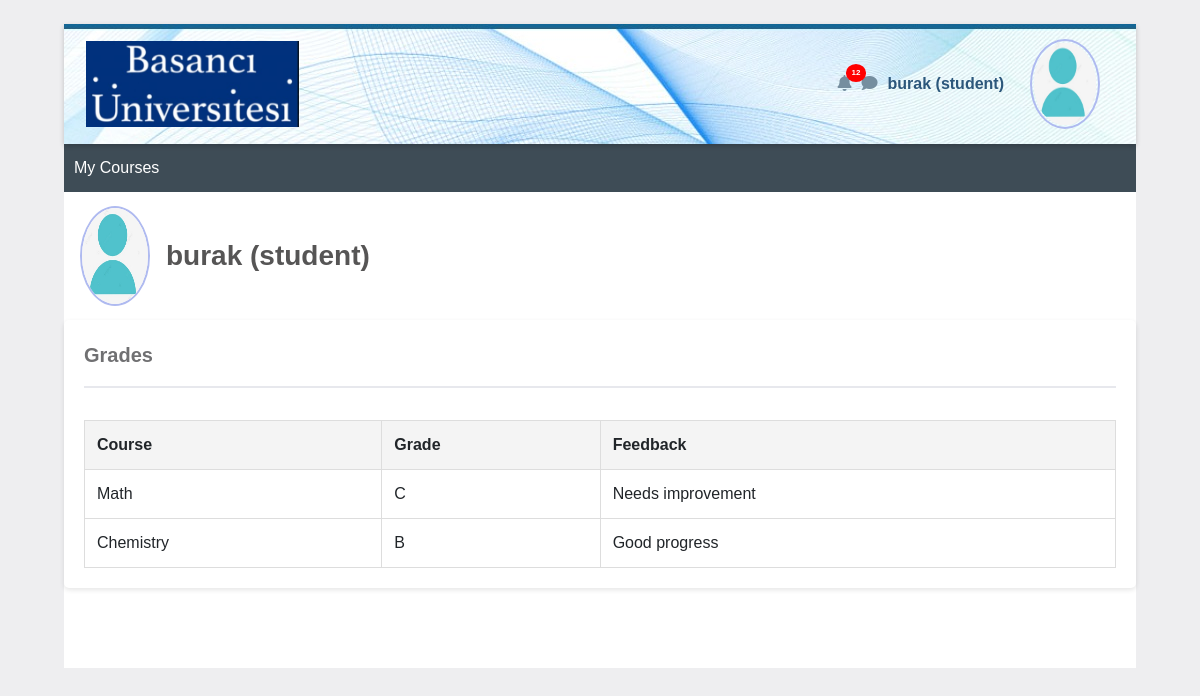
The app's page /student/3/grades (signed in) with its own data.
### tables this page shows
CREATE TABLE grades (
        id INTEGER PRIMARY KEY,
        student_id INTEGER NOT NULL,
        course TEXT NOT NULL,
        grade TEXT CHECK(grade IN ('A', 'B', 'C', 'D', 'F')),
        comments TEXT,
        FOREIGN KEY(student_id) REFERENCES users(id)
    );

### app/routes.py (the view)
@main.route('/student/<student_id>/grades')
@login_required
@is_user
@is_current_user
def grades(student_id):
    username = session.get('username')
    role = session.get('role')
    try:
        student_id = int(student_id)
        conn = sqlite3.connect(DATABASE)
        c = conn.cursor()
        query = "SELECT course, grade, comments FROM grades WHERE student_id=?"
        c.execute(query, (student_id,))
        courses = c.fetchall()
        c.execute("SELECT profile_photo FROM users WHERE id=?", (student_id,))
        result = c.fetchone()
        profile_photo = result[0] if result else None
    except sqlite3.Error as e:
        logging.error(f"Database error: {e}")
        flash("An error occurred while fetching grades. Please try again later.", "danger")
        return redirect(url_for('main.index'))
    finally:
        conn.close()
    return render_template(
        'grades.html',
        courses=courses,
        username=username,
        student_id=student_id,
        profile_photo=profile_photo,
        role=role
    )

### app/routes.py (called while the page is built)
def login_required(f):
    @wraps(f)
    def decorated_function(*args, **kwargs):
        if not session.get('username'):
            abort(401)
        return f(*args, **kwargs)
    return decorated_function

def is_user(f):
    @wraps(f)
    def decorated_function(*args, **kwargs):
        if session.get('role') != 'student':
            abort(403)
        return f(*args, **kwargs)
    return decorated_function

def is_current_user(f):
    @wraps(f)
    def decorated_function(*args, **kwargs):
        if 'student_id' in kwargs and str(session.get('student_id')) != kwargs['student_id']:
            abort(403)
        return f(*args, **kwargs)
    return decorated_function

### app/templates/grades.html (shortened to what this page needs)
<!DOCTYPE html>
<html lang="en">
<head>
    <link rel="stylesheet" href="https://stackpath.bootstrapcdn.com/bootstrap/4.5.2/css/bootstrap.min.css">
    <link rel="stylesheet" href="https://cdnjs.cloudflare.com/ajax/libs/font-awesome/5.15.4/css/all.min.css">
</head>
<body>
    <div class="initialBox">
        <div class="navbar">
            <div>
                <img src="{{ url_for('static', filename='logo.png') }}" alt="Logo">
            </div>
            <div class="user-profile">
                <div class="notification">
                    <i class="fas fa-bell icn"></i>
                    <span class="notification-badge">12</span>
                </div>
                <div>
                    <i class="fas fa-comment icn"></i>
                </div>
                <div class="user-profile" onclick="toggleDropdown()">
                    <span class="user-name">{{ username }} <strong> ({{role}})</strong></span>
                    {% if profile_photo %}
                    <img src="{{ url_for('main.get_profile_photo', student_id=student_id) }}" alt="Profile"
                        class="profPic">
                    {% else %}
                    <img src="{{ url_for('static', filename='user.png') }}" alt="Profile" class="profPic">
                    {% endif %}
                </div>
            </div>
        </div>
        <div class="middle-bar">
            <a class="course" href="{{ url_for('main.student_dashboard', student_id=student_id) }}">My Courses</a>
        </div>
        <div class="profWrapper">
            {% if profile_photo %}
            <img src="{{ url_for('main.get_profile_photo', student_id=student_id) }}" alt="Profile" class="profPic">
            {% else %}
            <img src="{{ url_for('static', filename='user.png') }}" alt="Profile" class="profPic">
            {% endif %}
            <span class="name">{{ username }} <strong> ({{role}})</strong></span>
        </div>
        <div class="grades-container">
            <div class="grades">Grades</div>
            <hr style="border: 1px solid rgb(231, 232, 237);  margin-bottom: 2rem;">
            <table>
                <thead>
                    <tr>
                        <th>Course</th>
                        <th>Grade</th>
                        <th>Feedback</th>
                    </tr>
                </thead>
                <tbody>
                    {% for course, grade, comment in courses %}
                    <tr>
                        <td>{{course}}</td>
                        <td>{{ grade }}</td>
                        <td>{{ comment }}</td>
                    </tr>
                    {% endfor %}
                </tbody>
            </table>
        </div>
</body>
</html>

### records on screen
grades: course "Math", grade "C", comments "Needs improvement"
grades: course "Chemistry", grade "B", comments "Good progress"

### other values on screen
{{ username }} "burak"
{{ role }} "student"
